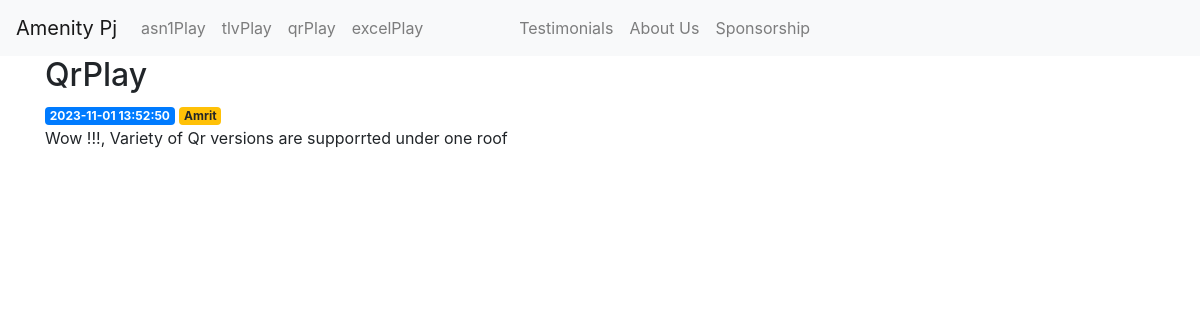
/4, run on the app's committed database.
### tables this page shows
CREATE TABLE posts (
    id INTEGER PRIMARY KEY AUTOINCREMENT,
    created TIMESTAMP NOT NULL DEFAULT CURRENT_TIMESTAMP,
    title TEXT NOT NULL,
    content TEXT NOT NULL,
    publisher TEXT NULL
);

### app.py (the view)
@app.route('/<int:post_id>')
def post(post_id):
    post = get_post(post_id)
    return render_template('post.html', post=post)

### app.py (called while the page is built)
def get_db_connection():
    path = os.sep.join([os.path.dirname(os.path.realpath(__file__)), 'db', 'database.db'])
    conn = sqlite3.connect(path)
    conn.row_factory = sqlite3.Row
    return conn

def get_post(post_id):
    conn = get_db_connection()
    post = conn.execute('SELECT * FROM posts WHERE id = ?',
                        (post_id,)).fetchone()
    conn.close()
    if post is None:
        abort(404)
    return post

### templates/post.html
{% extends 'base.html' %}
{% block content %}
    <h2>{% block title %} {{ post['title'] }} {% endblock %}</h2>
    <span class="badge badge-primary">{{ post['created'] }}</span>
	<span class="badge badge-warning">{{ post['publisher'] }}</span>
    <p>{{ post['content'] }}</p>
{% endblock %}

### data on the page
posts: title "QrPlay", created "2023-11-01 13:52:50", publisher "Amrit", content "Wow !!!, Variety of Qr versions are supporrted under one roof"
